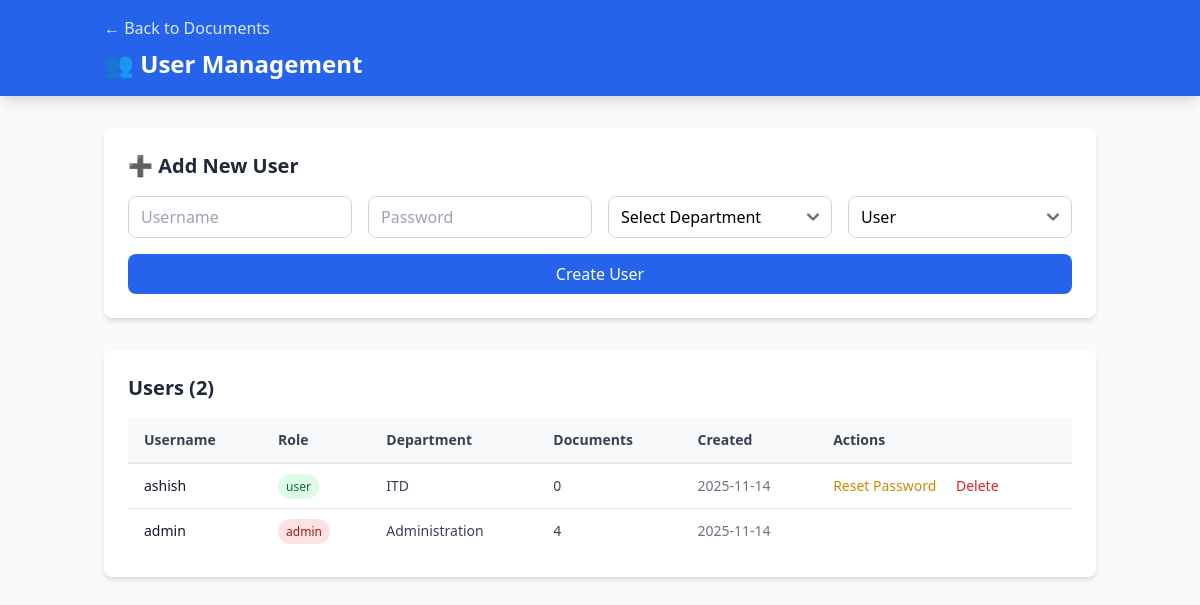
The page /users (signed in) on the database as committed earlier.
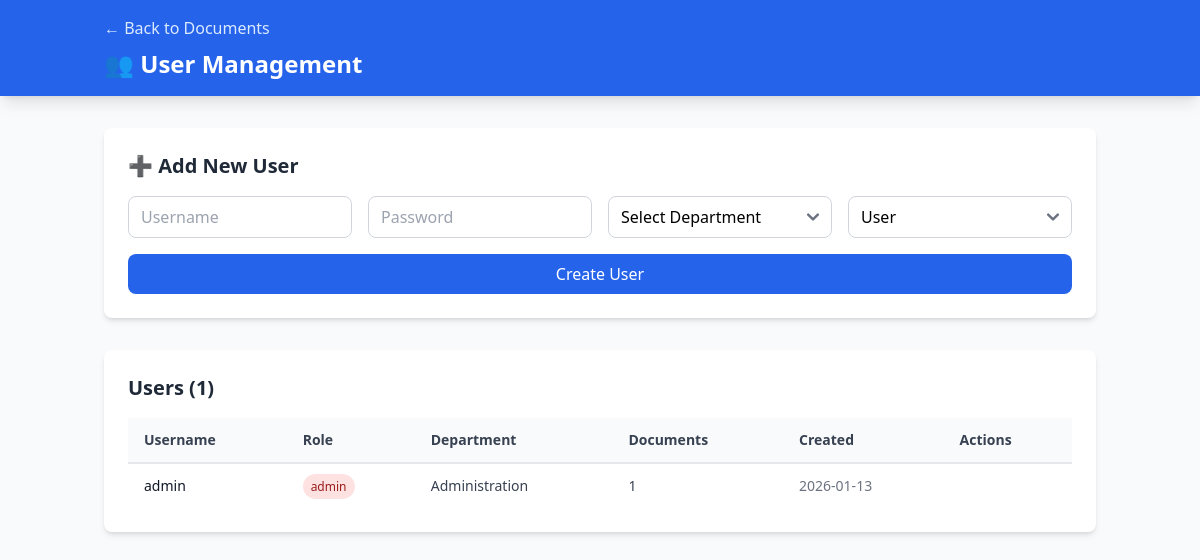
The same page on the database as committed later.
### app.py (models this page shows)
class User(UserMixin, db.Model):
    id = db.Column(db.Integer, primary_key=True)
    username = db.Column(db.String(80), unique=True, nullable=False)
    password_hash = db.Column(db.String(255), nullable=False)
    role = db.Column(db.String(20), nullable=False, default='user')  # admin, user
    department = db.Column(db.String(100))
    created_at = db.Column(db.DateTime, default=datetime.utcnow)

### app.py (the view)
@app.route('/users')
@login_required
def users():
    if current_user.role != 'admin':
        flash('Access denied. Admin only.', 'error')
        return redirect(url_for('index'))
    all_users = User.query.order_by(User.created_at.desc()).all()
    return render_template("USERS_TEMPLATE.html", users=all_users)

### app.py (called while the page is built)
@login_manager.user_loader
def load_user(user_id):
    return User.query.get(int(user_id))

### templates/USERS_TEMPLATE.html (shortened to what the changed rows need)
<!DOCTYPE html>
<html lang="en">
<head>
    <script src="https://cdn.tailwindcss.com"></script>
    <link href="https://cdn.jsdelivr.net/npm/flowbite@2.5.2/dist/flowbite.min.css" rel="stylesheet" />
</head>
<body class="bg-gray-50">
    <nav class="bg-blue-600 text-white shadow-lg">
        <div class="container mx-auto px-4 py-4">
            <h1 class="text-2xl font-bold mt-2">👥 User Management</h1>
        </div>
    </nav>
    <div class="container mx-auto px-4 py-8">
        <div class="bg-white rounded-lg shadow-md p-6 mb-8">
            <h2 class="text-xl font-semibold mb-4 text-gray-800">➕ Add New User</h2>
        </div>
        <div class="bg-white rounded-lg shadow-md p-6">
            <h2 class="text-xl font-semibold mb-4 text-gray-800">Users ({{ users|length }})</h2>
            <div class="overflow-x-auto">
                <table class="w-full">
                    <thead class="bg-gray-50 border-b-2 border-gray-200">
                        <tr>
                            <th class="px-4 py-3 text-left text-sm font-semibold text-gray-700">Username</th>
                            <th class="px-4 py-3 text-left text-sm font-semibold text-gray-700">Role</th>
                            <th class="px-4 py-3 text-left text-sm font-semibold text-gray-700">Department</th>
                            <th class="px-4 py-3 text-left text-sm font-semibold text-gray-700">Documents</th>
                            <th class="px-4 py-3 text-left text-sm font-semibold text-gray-700">Created</th>
                            <th class="px-4 py-3 text-left text-sm font-semibold text-gray-700">Actions</th>
                        </tr>
                    </thead>
                    <tbody class="divide-y divide-gray-200">
                        {% for user in users %}
                        <tr class="hover:bg-gray-50">
                            <td class="px-4 py-3 text-sm font-medium text-gray-900">{{ user.username }}</td>
                            <td class="px-4 py-3 text-sm">
                                <span class="px-2 py-1 {% if user.role == 'admin' %}bg-red-100 text-red-800{% else %}bg-green-100 text-green-800{% endif %} rounded-full text-xs font-medium">
                                    {{ user.role }}
                                </span>
                            </td>
                            <td class="px-4 py-3 text-sm text-gray-700">{{ user.department or 'N/A' }}</td>
                            <td class="px-4 py-3 text-sm text-gray-700">{{ user.documents|length }}</td>
                            <td class="px-4 py-3 text-sm text-gray-500">{{ user.created_at.strftime('%Y-%m-%d') }}</td>
                            <td class="px-4 py-3 text-sm">
                                {% if user.id != current_user.id %}
                                <form method="POST" action="{{ url_for('reset_user_password', user_id=user.id) }}" style="display:inline" onsubmit="return confirm('Reset password for {{ user.username }}?')">
                                    <button type="submit" class="text-yellow-600 hover:text-yellow-800 font-medium mr-4">Reset Password</button>
                                </form>
                                <a href="{{ url_for('delete_user', user_id=user.id) }}"
                                   onclick="return confirm('Delete user {{ user.username }}?')"
                                   class="text-red-600 hover:text-red-800 font-medium">Delete</a>
                                {% endif %}
                            </td>
                        </tr>
                        {% endfor %}
                    </tbody>
                </table>
            </div>
        </div>
    </div>
</body>
</html>

Rows that differ between the two databases and show on the page:
removed User: username "ashish", role "user", department "ITD", documents|length "0", created_at "2025-11-14"
changed User "admin": documents|length "4" → "1"; created_at "2025-11-14" → "2026-01-13"
Other text that changed with them:
{{ users|length }}: "2" → "1"
